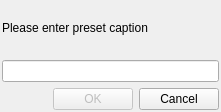
<?xml version="1.0" encoding="UTF-8"?>
<ui version="4.0">
 <class>StatusPresetCaptionClass</class>
 <widget class="QDialog" name="StatusPresetCaptionClass">
  <property name="geometry">
   <rect>
    <x>0</x>
    <y>0</y>
    <width>221</width>
    <height>112</height>
   </rect>
  </property>
  <property name="windowTitle">
   <string>StatusPresetCaption</string>
  </property>
  <layout class="QGridLayout" name="gridLayout">
   <property name="margin">
    <number>2</number>
   </property>
   <item row="0" column="0">
    <layout class="QVBoxLayout" name="verticalLayout">
     <item>
      <widget class="QLabel" name="label">
       <property name="text">
        <string>Please enter preset caption</string>
       </property>
      </widget>
     </item>
     <item>
      <widget class="QLineEdit" name="presetEdit"/>
     </item>
     <item>
      <layout class="QHBoxLayout" name="horizontalLayout">
       <item>
        <spacer name="horizontalSpacer">
         <property name="orientation">
          <enum>Qt::Horizontal</enum>
         </property>
         <property name="sizeHint" stdset="0">
          <size>
           <width>40</width>
           <height>20</height>
          </size>
         </property>
        </spacer>
       </item>
       <item>
        <widget class="QPushButton" name="okButton">
         <property name="enabled">
          <bool>false</bool>
         </property>
         <property name="text">
          <string>OK</string>
         </property>
        </widget>
       </item>
       <item>
        <widget class="QPushButton" name="cancelButton">
         <property name="text">
          <string>Cancel</string>
         </property>
        </widget>
       </item>
      </layout>
     </item>
    </layout>
   </item>
  </layout>
 </widget>
 <layoutdefault spacing="6" margin="11"/>
 <resources/>
 <connections>
  <connection>
   <sender>okButton</sender>
   <signal>clicked()</signal>
   <receiver>StatusPresetCaptionClass</receiver>
   <slot>accept()</slot>
   <hints>
    <hint type="sourcelabel">
     <x>169</x>
     <y>77</y>
    </hint>
    <hint type="destinationlabel">
     <x>81</x>
     <y>70</y>
    </hint>
   </hints>
  </connection>
  <connection>
   <sender>cancelButton</sender>
   <signal>clicked()</signal>
   <receiver>StatusPresetCaptionClass</receiver>
   <slot>reject()</slot>
   <hints>
    <hint type="sourcelabel">
     <x>271</x>
     <y>77</y>
    </hint>
    <hint type="destinationlabel">
     <x>295</x>
     <y>63</y>
    </hint>
   </hints>
  </connection>
 </connections>
</ui>
